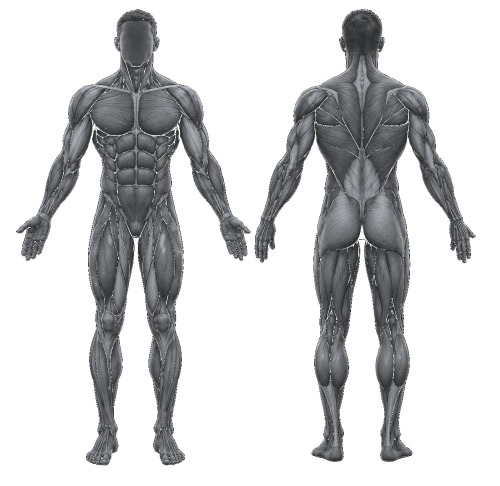
#> input picture muscles/base.webp, 1000 x 972 px, found by its file name (shown at 1/2 size)
$ python pain.py
#> lines starting #> are read from the running program, lines starting #| are printed output that depends on the picture; after the words box and inside, x2 and y2 are one past the last pixel; in counts of white or black regions, pixels touching at a corner belong together
# Pain figure (1.3.1): the same drawing as the muscle map, cut into pain areas of body_svc::AREAS with
# left and right sides -> public/muscles/pain.png (value = index + 1 in KEYS below, 0 = not an area).
# Built from the muscle masks of make.py plus hand outlines for neck, shin, ankle, foot, hip joint and
# the back of the knee. Coordinates are in the source drawing (tools/muscles/src.png, 1272 px wide).
# Run from the repo root after make.py.
from PIL import Image, ImageDraw
import numpy as np
from scipy import ndimage

base = Image.open('public/muscles/base.webp')
#> base is the input picture: PIL image 1000x972 RGBA; mean R, G, B, A 30.3, 30.9, 32, 74.9
W, H = base.size
#> W = 1000; H = 972
S = W / 1272
#> S = 0.786
body = np.asarray(base)[..., 3] > 40
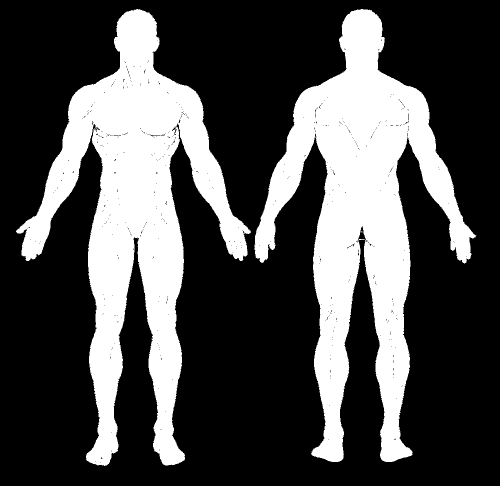
#> body: shape (972, 1000) bool (shown at 1/2 size); 30.4% white; 3 white regions (1 under 20 px), largest, box (x1, y1, x2, y2) and area: (32, 18, 502, 932) 147525, (509, 18, 953, 924) 147481
yy, xx = np.mgrid[0:H, 0:W]
FRONT_MID, BACK_MID, SPLIT = 343 * S, 920 * S, 636 * S
#> FRONT_MID = 269.7; BACK_MID = 723.3; SPLIT = 500
front = xx < SPLIT


def m(k):
    return np.asarray(Image.open(f'public/muscles/m_{k}.png'))[..., 1] > 110


def poly(pts):
    im = Image.new('L', (W, H), 0)
#> im: PIL image 1000x972 L; every value is 0
    ImageDraw.Draw(im).polygon([(x * S, y * S) for x, y in pts], fill=255)
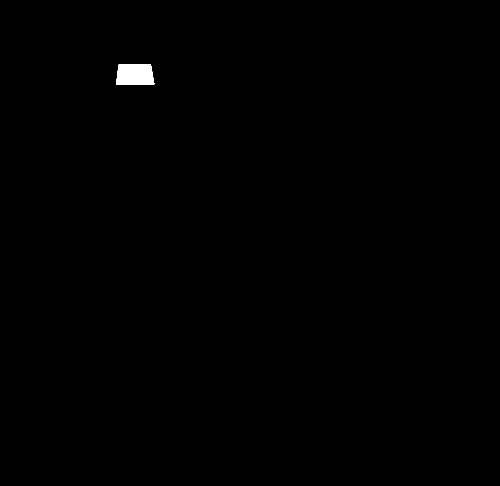
#> im: PIL image 1000x972 L (shown at 1/2 size); 0.29% white; 1 white region, box (x1, y1, x2, y2) and area: (232, 129, 309, 169) 2840
    return np.asarray(im) > 0


def circ(cx, cy, r):
    return (xx - cx * S) ** 2 + (yy - cy * S) ** 2 < (r * S) ** 2


A = {}
A['neck'] = (poly([(302, 165), (384, 165), (392, 214), (296, 214)]) | poly([(880, 160), (960, 160), (968, 210), (872, 210)])) & body
#> in poly (call 2), `ImageDraw.Draw(im).polygon([(x * S, y * S) for x, y in pts], fill=255)`:
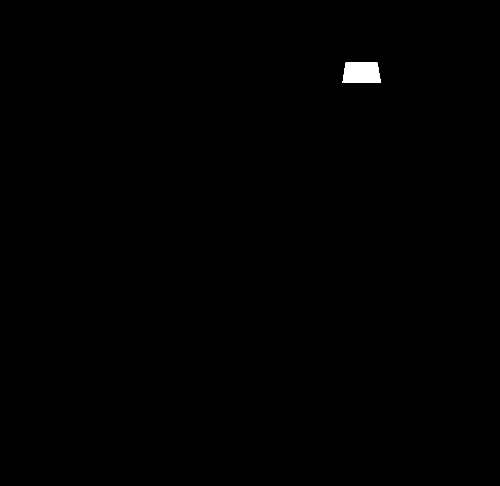
#> im: PIL image 1000x972 L (shown at 1/2 size); 0.3% white; 1 white region, box (x1, y1, x2, y2) and area: (685, 125, 762, 166) 2889
A['shoulders'] = m('shoulders')
#> (the run stopped early here; a loop or call above may not have finished)
